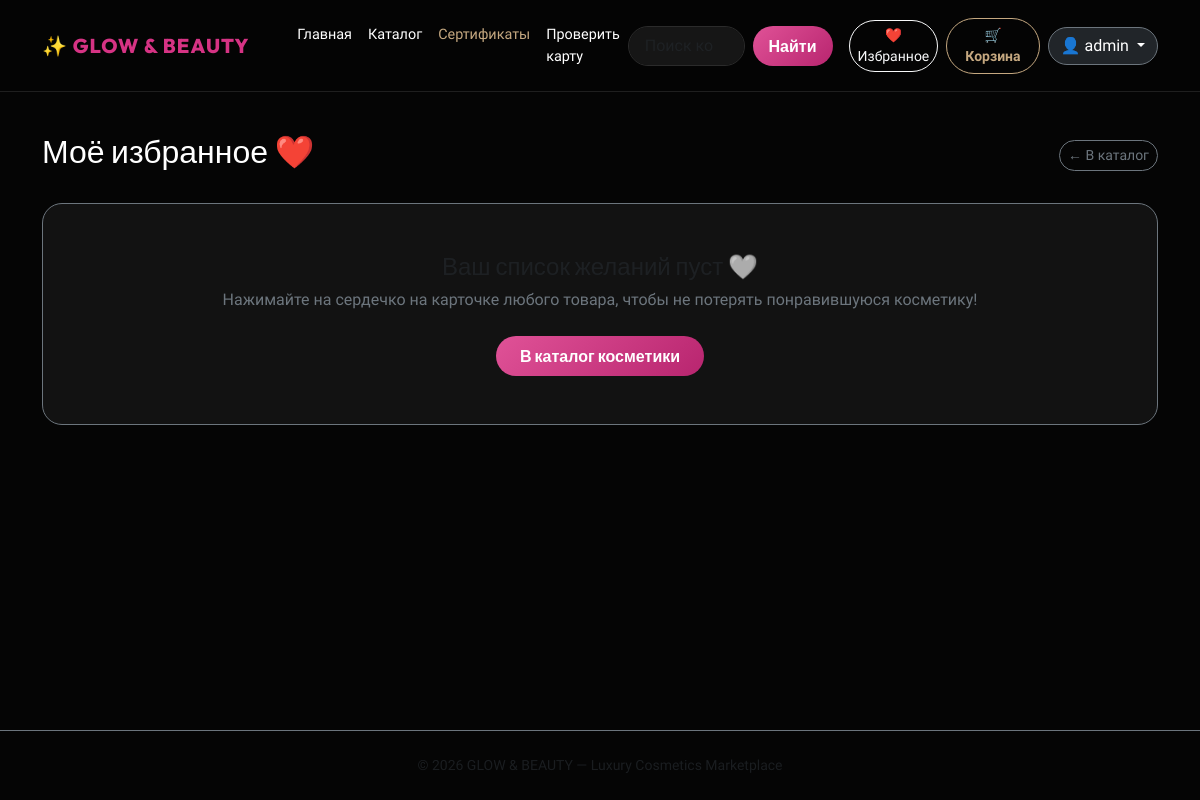
/wishlist/ (signed in), run on an earlier commit of the app's database.
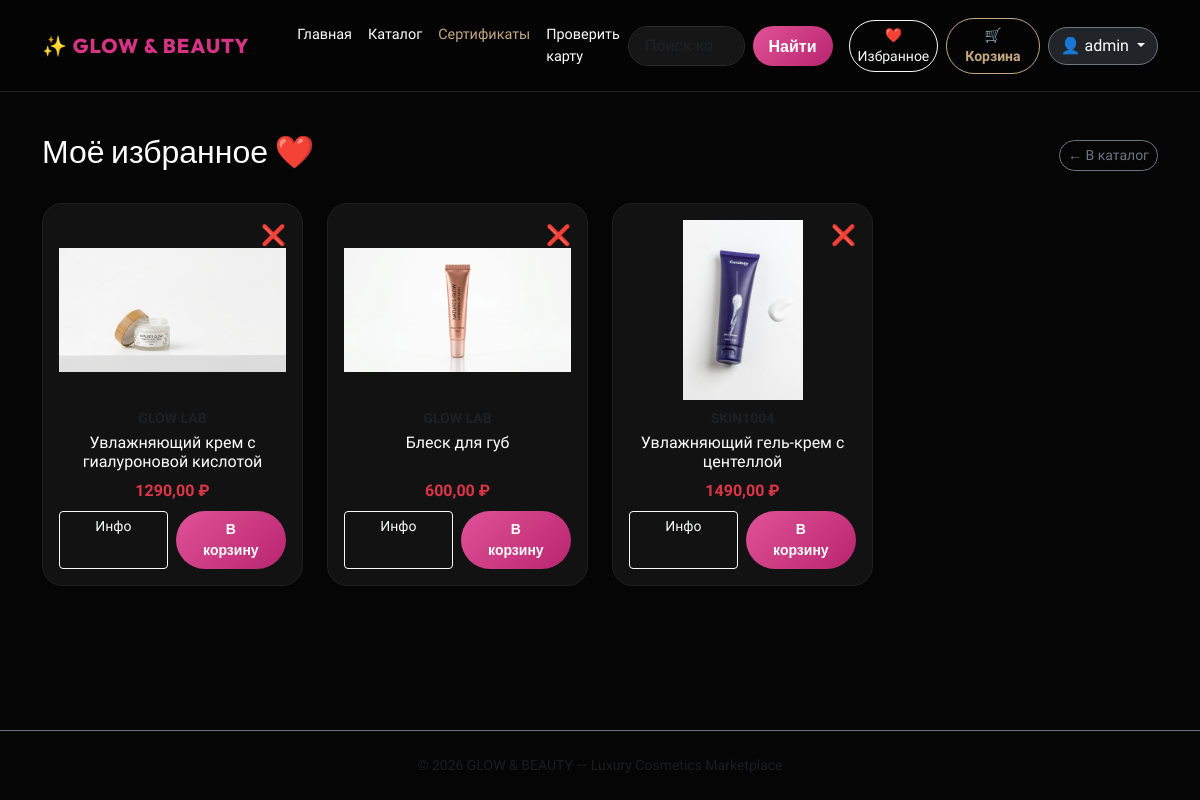
And on a later commit of the database.
### shop/models.py (models this page shows, shortened)
class Product(models.Model):
    seller = models.ForeignKey(User, on_delete=models.CASCADE, related_name='seller_products', verbose_name="Продавец", null=True, blank=True)
    category = models.ForeignKey(Category, related_name='products', on_delete=models.CASCADE, verbose_name="Категория")
    name = models.CharField(max_length=200, verbose_name="Название товара")
    slug = models.SlugField(max_length=200, unique=True)
    brand = models.CharField(max_length=100, verbose_name="Бренд")
    image = models.ImageField(upload_to='products/', blank=True, null=True, verbose_name="Фото товара")
    description = models.TextField(verbose_name="Описание")
    ingredients = models.TextField(verbose_name="Состав", blank=True)
    price = models.DecimalField(max_digits=10, decimal_places=2, verbose_name="Цена (₽)")
    stock = models.PositiveIntegerField(default=10, verbose_name="В наличии")
    is_available = models.BooleanField(default=True, verbose_name="Доступен")
    created = models.DateTimeField(auto_now_add=True)
    favorites = models.ManyToManyField(User, related_name='favorite_products', blank=True, verbose_name="В избранном у")
    class Meta:
        verbose_name = "Товар"
        verbose_name_plural = "Товары"
        ordering = ('-created',)
    def get_absolute_url(self):
        return reverse('shop:product_detail', args=[self.slug])

### shop/views.py (the view)
# urls.py: path('wishlist/', views.wishlist, name='wishlist'),
@login_required
def wishlist(request):
    favorite_products = request.user.favorite_products.filter(is_available=True)
    return render(request, "shop/wishlist.html", {"products": favorite_products})

### templates/shop/wishlist.html
{% extends 'base.html' %}
{% block content %}
<div class="d-flex justify-content-between align-items-center mb-4">
    <h2>Моё избранное ❤️</h2>
    <a href="{% url 'shop:product_list' %}" class="btn btn-outline-secondary btn-sm rounded-pill">&larr; В каталог</a>
</div>
{% if products %}
    <div class="row">
        {% for product in products %}
            <div class="col-md-3 mb-4">
                <div class="card card-product h-100 p-3 position-relative">
                    <a href="{% url 'shop:toggle_favorite' product.id %}" class="position-absolute top-0 end-0 m-3 fs-5 text-decoration-none" title="Удалить из избранного">
                        ❌
                    </a>
                    {% if product.image %}
                        <img src="{{ product.image.url }}" class="card-img-top" style="height: 180px; object-fit: contain;">
                    {% else %}
                        <div class="bg-black text-muted text-center d-flex align-items-center justify-content-center" style="height: 180px;">Нет фото</div>
                    {% endif %}
                    <div class="card-body d-flex flex-column text-center mt-2 p-0">
                        <small class="text-uppercase text-muted fw-bold">{{ product.brand }}</small>
                        <h6 class="card-title mt-1">{{ product.name }}</h6>
                        <p class="text-danger fw-bold mb-2 mt-auto">{{ product.price }} ₽</p>
                        <div class="d-flex gap-2">
                            <a href="{{ product.get_absolute_url }}" class="btn btn-outline-light btn-sm w-50">Инфо</a>
                            {% if product.stock > 0 %}
                                <a href="{% url 'shop:add_to_cart' product.id %}" class="btn btn-beauty btn-sm w-50">В корзину</a>
                            {% endif %}
                        </div>
                    </div>
                </div>
            </div>
        {% endfor %}
    </div>
{% else %}
    <div class="card p-5 text-center border-secondary">
        <h4 class="text-muted mb-2">Ваш список желаний пуст 🤍</h4>
        <p class="text-secondary">Нажимайте на сердечко на карточке любого товара, чтобы не потерять понравившуюся косметику!</p>
        <div>
            <a href="{% url 'shop:product_list' %}" class="btn btn-beauty px-4 mt-2">В каталог косметики</a>
        </div>
    </div>
{% endif %}
{% endblock %}

What changed in the data, as far as the page shows it:
now on this page (row edited): Product: image (picture), name "Увлажняющий крем с гиалуроновой кислотой", price "1290,00", stock "В корзину"
now on this page (row unchanged): Product: image (picture), name "Блеск для губ", price "600,00", stock "В корзину"
now on this page (row unchanged): Product: image (picture), name "Увлажняющий гель-крем с центеллой", price "1490,00", stock "В корзину"
Also different on the page:
text no longer shown: "Ваш список желаний пуст 🤍 Нажимайте на сердечко на карточке любого товара, чтобы не потерять понравившуюся косметику! В каталог косметики"
